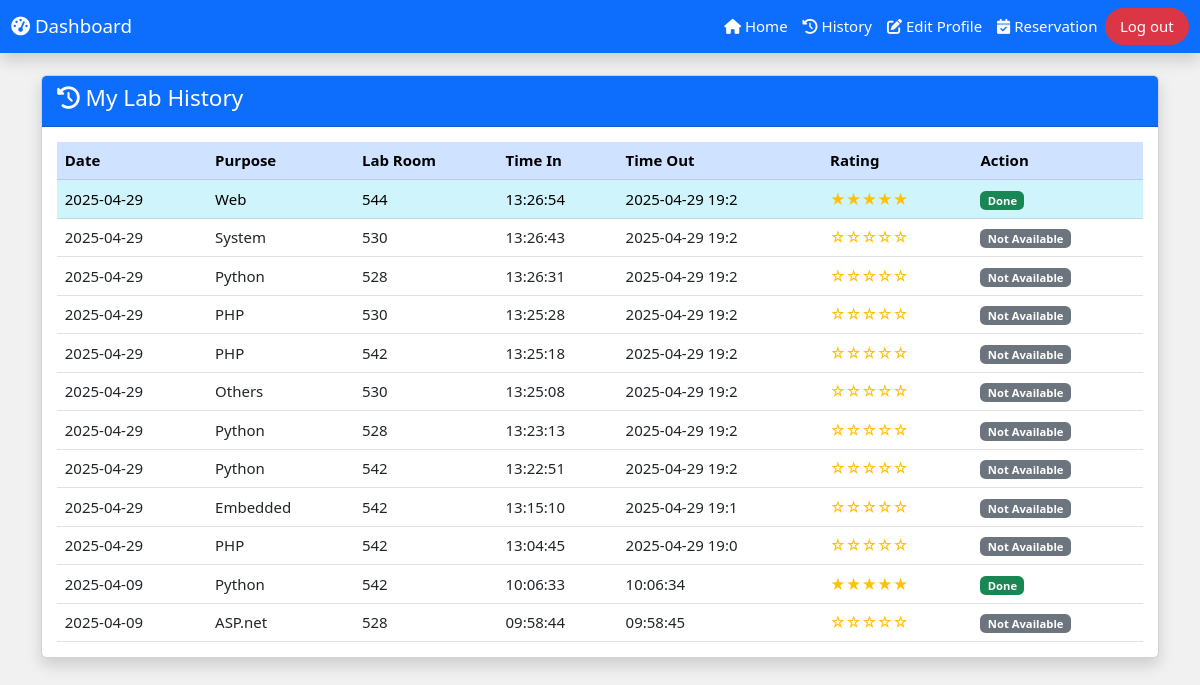
Before: /users/history.php (signed in) with the older database file.
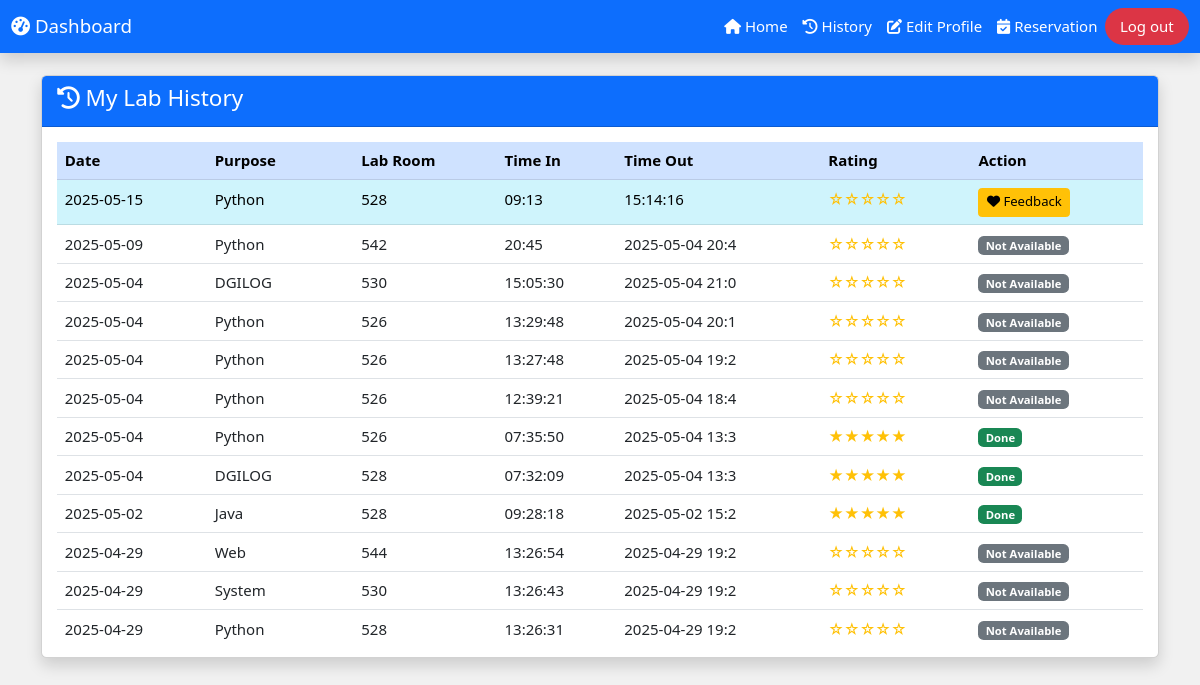
After: the same page with the newer database file.
### tables this page shows
CREATE TABLE `feedback` (
  `id` int(11) NOT NULL,
  `sit_id` int(11) DEFAULT NULL,
  `user_id` varchar(50) DEFAULT NULL,
  `rating` int(11) DEFAULT NULL,
  `message` text DEFAULT NULL,
  `created_at` datetime DEFAULT current_timestamp(),
  `status` varchar(20) DEFAULT 'pending'
);

CREATE TABLE `student_sit_in` (
  `sit_id` int(11) NOT NULL,
  `id_number` int(11) NOT NULL,
  `sit_purpose` varchar(50) NOT NULL,
  `sit_lab` varchar(20) NOT NULL,
  `pc_number` int(11) NOT NULL DEFAULT 0,
  `time_in` varchar(15) NOT NULL,
  `time_out` varchar(15) NOT NULL,
  `sit_date` varchar(10) NOT NULL,
  `status` varchar(20) NOT NULL
);

### users/history.php (the view, shortened to what the changed rows need)
<?php
include('db.php');
$username = $_SESSION['username'];
?>
<!DOCTYPE html>
<html lang="en">
<head>
    <link rel="stylesheet" href="w3.css">
    <link rel="stylesheet" href="https://cdn.jsdelivr.net/npm/bootstrap@5.3.0/dist/css/bootstrap.min.css">
    <link rel="stylesheet" href="https://cdnjs.cloudflare.com/ajax/libs/font-awesome/6.5.1/css/all.min.css">
</head>
<body class="w3-light-grey">
<div class="container mt-4">
    <div class="card shadow">
        <div class="card-body">
            <div class="table-container">
                <table class="table table-hover">
                    <thead class="table-primary">
                        <tr>
                            <th>Date</th>
                            <th>Purpose</th>
                            <th>Lab Room</th>
                            <th>Time In</th>
                            <th>Time Out</th>
                            <th>Rating</th>
                            <th>Action</th>
                        </tr>
                    </thead>
                    <tbody>
                        <?php
                        $user_query = "SELECT id FROM user WHERE username = ?";
                        $user_stmt = $con->prepare($user_query);
                        $user_stmt->bind_param("s", $username);
                        $user_stmt->execute();
                        $user_result = $user_stmt->get_result();
                        $user_id = $user_result->fetch_assoc()['id'];
                        $sit_in_query = "SELECT s.*,
                                       f.id as feedback_id,
                                       f.rating as rating,
                                       CASE
                                           WHEN s.sit_id = (
                                               SELECT MAX(sit_id)
                                               FROM student_sit_in
                                               WHERE id_number = s.id_number
                                               AND status = 'Completed'
                                           ) THEN 1
                                           ELSE 0
                                       END as is_newest
                                       FROM student_sit_in s
                                       LEFT JOIN feedback f ON s.sit_id = f.sit_id AND f.user_id = ?
                                       WHERE s.id_number = ?
                                       AND s.status = 'Completed'
                                       ORDER BY s.sit_date DESC, s.sit_id DESC";
                        $sit_stmt = $con->prepare($sit_in_query);
                        $sit_stmt->bind_param("si", $username, $user_id);
                        $sit_stmt->execute();
                        $result = $sit_stmt->get_result();
                        while($row = $result->fetch_assoc()) {
                            $has_feedback = isset($row['feedback_id']);
                            $is_newest = $row['is_newest'] == 1;
                            $stars = $has_feedback ? str_repeat('★', $row['rating']) . str_repeat('☆', 5 - $row['rating']) : '☆☆☆☆☆';
                            echo "<tr class='" . ($is_newest ? 'table-info' : '') . "'>
                                    <td>{$row['sit_date']}</td>
                                    <td>{$row['sit_purpose']}</td>
                                    <td>{$row['sit_lab']}</td>
                                    <td>{$row['time_in']}</td>
                                    <td>{$row['time_out']}</td>
                                    <td><span class='text-warning'>{$stars}</span></td>
                                    <td>";
                            if ($is_newest && !$has_feedback) {
                                echo "<button class='btn btn-warning btn-sm' onclick='showFeedbackModal({$row['sit_id']})'>
                                        <i class='fas fa-heart'></i> Feedback
                                    </button>";
                            } else if ($has_feedback) {
                                echo "<span class='badge bg-success'>Done</span>";
                            } else {
                                echo "<span class='badge bg-secondary'>Not Available</span>";
                            }
                            echo "</td></tr>";
                        }
                        ?>
                    </tbody>
                </table>
            </div>
        </div>
    </div>
</div>
</body>
</html>

Changed rows visible on the page:
removed feedback: sit.sit_date "2025-04-29", sit.sit_purpose "Web", sit.sit_lab "544", sit.time_in "13:26:54", sit.time_out "2025-04-29 19:2", stars "★★★★★", shows "Done"
no longer on this page (row unchanged): student_sit_in: sit_date "2025-04-29", sit_purpose "PHP", sit_lab "530", time_in "13:25:28", time_out "2025-04-29 19:2", stars "☆☆☆☆☆", shows "Not Available"
no longer on this page (row unchanged): student_sit_in: sit_date "2025-04-29", sit_purpose "PHP", sit_lab "542", time_in "13:25:18", time_out "2025-04-29 19:2", stars "☆☆☆☆☆", shows "Not Available"
no longer on this page (row unchanged): student_sit_in: sit_date "2025-04-29", sit_purpose "Others", sit_lab "530", time_in "13:25:08", time_out "2025-04-29 19:2", stars "☆☆☆☆☆", shows "Not Available"
no longer on this page (row unchanged): student_sit_in: sit_date "2025-04-29", sit_purpose "Python", sit_lab "528", time_in "13:23:13", time_out "2025-04-29 19:2", stars "☆☆☆☆☆", shows "Not Available"
no longer on this page (row unchanged): student_sit_in: sit_date "2025-04-29", sit_purpose "Python", sit_lab "542", time_in "13:22:51", time_out "2025-04-29 19:2", stars "☆☆☆☆☆", shows "Not Available"
no longer on this page (row unchanged): student_sit_in: sit_date "2025-04-29", sit_purpose "Embedded", sit_lab "542", time_in "13:15:10", time_out "2025-04-29 19:1", stars "☆☆☆☆☆", shows "Not Available"
no longer on this page (row unchanged): student_sit_in: sit_date "2025-04-29", sit_purpose "PHP", sit_lab "542", time_in "13:04:45", time_out "2025-04-29 19:0", stars "☆☆☆☆☆", shows "Not Available"
no longer on this page (row unchanged): feedback: sit.sit_date "2025-04-09", sit.sit_purpose "Python", sit.sit_lab "542", sit.time_in "10:06:33", sit.time_out "10:06:34", stars "★★★★★", shows "Done"
no longer on this page (row unchanged): student_sit_in: sit_date "2025-04-09", sit_purpose "ASP.net", sit_lab "528", time_in "09:58:44", time_out "09:58:45", stars "☆☆☆☆☆", shows "Not Available"
added student_sit_in: sit_date "2025-05-15", sit_purpose "Python", sit_lab "528", time_in "09:13", time_out "15:14:16", stars "☆☆☆☆☆"
added student_sit_in: sit_date "2025-05-09", sit_purpose "Python", sit_lab "542", time_in "20:45", time_out "2025-05-04 20:4", stars "☆☆☆☆☆", shows "Not Available"
added student_sit_in: sit_date "2025-05-04", sit_purpose "DGILOG", sit_lab "530", time_in "15:05:30", time_out "2025-05-04 21:0", stars "☆☆☆☆☆", shows "Not Available"
added student_sit_in: sit_date "2025-05-04", sit_purpose "Python", sit_lab "526", time_in "13:29:48", time_out "2025-05-04 20:1", stars "☆☆☆☆☆", shows "Not Available"
added student_sit_in: sit_date "2025-05-04", sit_purpose "Python", sit_lab "526", time_in "13:27:48", time_out "2025-05-04 19:2", stars "☆☆☆☆☆", shows "Not Available"
added student_sit_in: sit_date "2025-05-04", sit_purpose "Python", sit_lab "526", time_in "12:39:21", time_out "2025-05-04 18:4", stars "☆☆☆☆☆", shows "Not Available"
added feedback: sit.sit_date "2025-05-04", sit.sit_purpose "Python", sit.sit_lab "526", sit.time_in "07:35:50", sit.time_out "2025-05-04 13:3", stars "★★★★★", shows "Done"
added feedback: sit.sit_date "2025-05-04", sit.sit_purpose "DGILOG", sit.sit_lab "528", sit.time_in "07:32:09", sit.time_out "2025-05-04 13:3", stars "★★★★★", shows "Done"
added feedback: sit.sit_date "2025-05-02", sit.sit_purpose "Java", sit.sit_lab "528", sit.time_in "09:28:18", sit.time_out "2025-05-02 15:2", stars "★★★★★", shows "Done"
now on this page (row unchanged): student_sit_in: sit_date "2025-04-29", sit_purpose "Web", sit_lab "544", time_in "13:26:54", time_out "2025-04-29 19:2", stars "☆☆☆☆☆", shows "Not Available"
